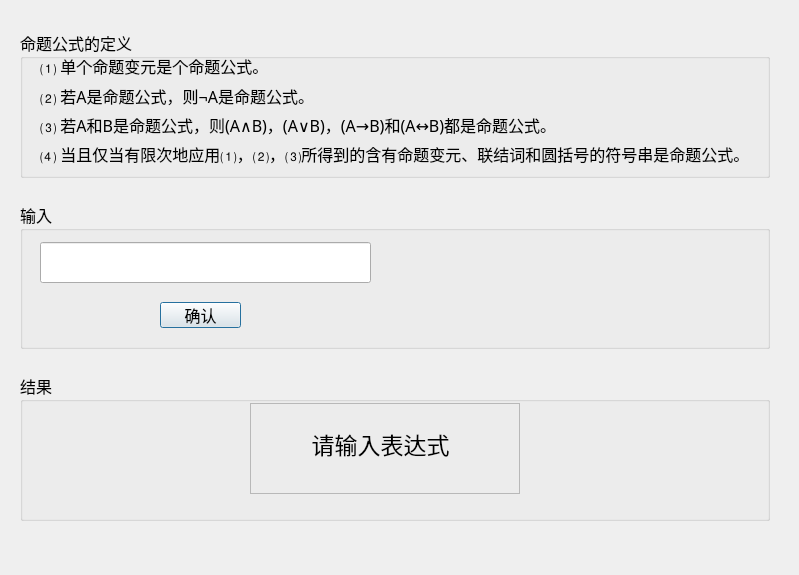
<?xml version="1.0" encoding="UTF-8"?>
<ui version="4.0">
 <class>ModuleOneDialog</class>
 <widget class="QDialog" name="ModuleOneDialog">
  <property name="geometry">
   <rect>
    <x>0</x>
    <y>0</y>
    <width>799</width>
    <height>575</height>
   </rect>
  </property>
  <property name="minimumSize">
   <size>
    <width>799</width>
    <height>575</height>
   </size>
  </property>
  <property name="maximumSize">
   <size>
    <width>799</width>
    <height>575</height>
   </size>
  </property>
  <property name="windowTitle">
   <string>验证表达式是否为命题公式</string>
  </property>
  <widget class="QWidget" name="layoutWidget">
   <property name="geometry">
    <rect>
     <x>20</x>
     <y>30</y>
     <width>750</width>
     <height>491</height>
    </rect>
   </property>
   <layout class="QVBoxLayout" name="verticalLayout_main">
    <property name="spacing">
     <number>24</number>
    </property>
    <item>
     <widget class="QGroupBox" name="groupBox">
      <property name="font">
       <font>
        <family>微软雅黑</family>
        <pointsize>12</pointsize>
       </font>
      </property>
      <property name="cursor">
       <cursorShape>OpenHandCursor</cursorShape>
      </property>
      <property name="title">
       <string>命题公式的定义</string>
      </property>
      <property name="flat">
       <bool>false</bool>
      </property>
      <property name="checkable">
       <bool>false</bool>
      </property>
      <widget class="QWidget" name="layoutWidget">
       <property name="geometry">
        <rect>
         <x>20</x>
         <y>24</y>
         <width>721</width>
         <height>111</height>
        </rect>
       </property>
       <layout class="QVBoxLayout" name="verticalLayout_2">
        <item>
         <widget class="QLabel" name="label">
          <property name="font">
           <font>
            <family>微软雅黑</family>
           </font>
          </property>
          <property name="frameShape">
           <enum>QFrame::NoFrame</enum>
          </property>
          <property name="frameShadow">
           <enum>QFrame::Plain</enum>
          </property>
          <property name="text">
           <string>⑴ 单个命题变元是个命题公式。</string>
          </property>
         </widget>
        </item>
        <item>
         <widget class="QLabel" name="label_2">
          <property name="text">
           <string>&lt;html&gt;&lt;head/&gt;&lt;body&gt;&lt;p&gt;⑵ 若A是命题公式，则¬A是命题公式。&lt;/p&gt;&lt;/body&gt;&lt;/html&gt;</string>
          </property>
          <property name="textFormat">
           <enum>Qt::RichText</enum>
          </property>
         </widget>
        </item>
        <item>
         <widget class="QLabel" name="label_3">
          <property name="text">
           <string>⑶ 若A和B是命题公式，则(A∧B)，(A∨B)，(A&amp;rarr;B)和(A&amp;harr;B)都是命题公式。</string>
          </property>
          <property name="textFormat">
           <enum>Qt::RichText</enum>
          </property>
         </widget>
        </item>
        <item>
         <widget class="QLabel" name="label_4">
          <property name="text">
           <string>⑷ 当且仅当有限次地应用⑴，⑵，⑶所得到的含有命题变元、联结词和圆括号的符号串是命题公式。</string>
          </property>
         </widget>
        </item>
       </layout>
      </widget>
     </widget>
    </item>
    <item>
     <widget class="QGroupBox" name="groupBox_2">
      <property name="font">
       <font>
        <family>微软雅黑</family>
        <pointsize>12</pointsize>
       </font>
      </property>
      <property name="title">
       <string>输入</string>
      </property>
      <widget class="QLineEdit" name="formularLineEdit">
       <property name="geometry">
        <rect>
         <x>20</x>
         <y>40</y>
         <width>331</width>
         <height>41</height>
        </rect>
       </property>
       <property name="toolTip">
        <string/>
       </property>
       <property name="text">
        <string/>
       </property>
       <property name="maxLength">
        <number>255</number>
       </property>
       <property name="frame">
        <bool>true</bool>
       </property>
      </widget>
      <widget class="QLabel" name="label_5">
       <property name="geometry">
        <rect>
         <x>370</x>
         <y>27</y>
         <width>371</width>
         <height>111</height>
        </rect>
       </property>
       <property name="text">
        <string>&lt;html&gt;&lt;head/&gt;&lt;body&gt;&lt;p&gt;&lt;img src=&quot;:/images/ps.png&quot;/&gt;&lt;/p&gt;&lt;/body&gt;&lt;/html&gt;</string>
       </property>
       <property name="textFormat">
        <enum>Qt::RichText</enum>
       </property>
       <property name="alignment">
        <set>Qt::AlignLeading|Qt::AlignLeft|Qt::AlignTop</set>
       </property>
       <property name="wordWrap">
        <bool>true</bool>
       </property>
      </widget>
      <widget class="QPushButton" name="okButton">
       <property name="geometry">
        <rect>
         <x>140</x>
         <y>100</y>
         <width>81</width>
         <height>26</height>
        </rect>
       </property>
       <property name="text">
        <string>确认</string>
       </property>
      </widget>
     </widget>
    </item>
    <item>
     <widget class="QGroupBox" name="groupBox_3">
      <property name="font">
       <font>
        <family>微软雅黑</family>
        <pointsize>12</pointsize>
       </font>
      </property>
      <property name="title">
       <string>结果</string>
      </property>
      <widget class="QFrame" name="frame">
       <property name="geometry">
        <rect>
         <x>230</x>
         <y>30</y>
         <width>270</width>
         <height>91</height>
        </rect>
       </property>
       <property name="frameShape">
        <enum>QFrame::StyledPanel</enum>
       </property>
       <property name="frameShadow">
        <enum>QFrame::Sunken</enum>
       </property>
       <widget class="QLabel" name="resultLabel">
        <property name="geometry">
         <rect>
          <x>0</x>
          <y>20</y>
          <width>261</width>
          <height>41</height>
         </rect>
        </property>
        <property name="font">
         <font>
          <family>楷体</family>
          <pointsize>17</pointsize>
          <weight>50</weight>
          <italic>false</italic>
          <bold>false</bold>
          <underline>false</underline>
         </font>
        </property>
        <property name="frameShape">
         <enum>QFrame::NoFrame</enum>
        </property>
        <property name="text">
         <string>请输入表达式</string>
        </property>
        <property name="textFormat">
         <enum>Qt::PlainText</enum>
        </property>
        <property name="alignment">
         <set>Qt::AlignCenter</set>
        </property>
       </widget>
      </widget>
     </widget>
    </item>
   </layout>
  </widget>
 </widget>
 <resources>
  <include location="../res.qrc"/>
 </resources>
 <connections/>
</ui>
